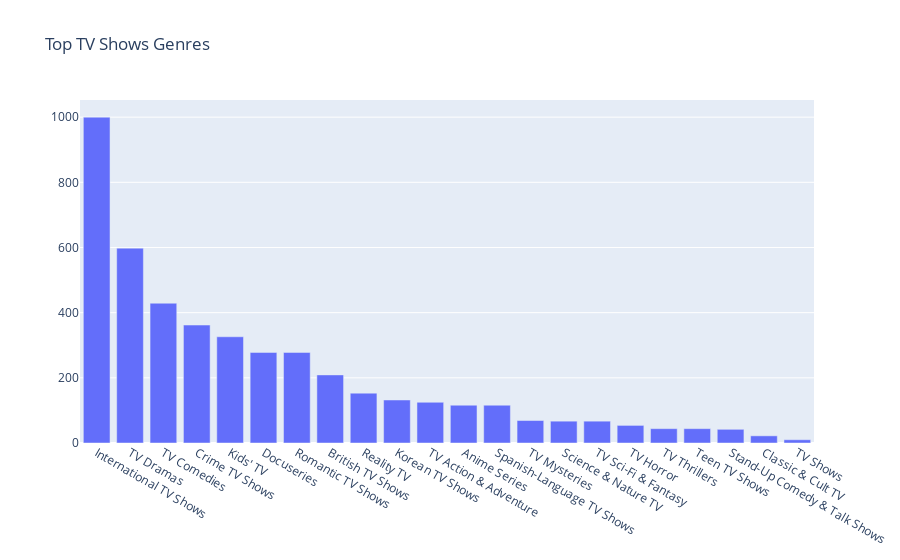

Write notebook code for a chart like this one.
### Code cell
top_genres(show_df, title='Top TV Shows Genres')

### Figure 1 — Plotly figure (JSON) as saved in the notebook; plotly's stock layout.template omitted (floating-point values rounded to 4 significant figures)
{"data": [{"type": "bar", "x": ["International TV Shows", "TV Dramas", "TV Comedies", "Crime TV Shows", "Kids' TV", "Docuseries", "Romantic TV Shows", "British TV Shows", "Reality TV", "Korean TV Shows", "TV Action & Adventure", "Anime Series", "Spanish-Language TV Shows", "TV Mysteries", "Science & Nature TV", "TV Sci-Fi & Fantasy", "TV Horror", "TV Thrillers", "Teen TV Shows", "Stand-Up Comedy & Talk Shows", "Classic & Cult TV", "TV Shows"], "y": [1000, 598, 429, 362, 326, 278, 278, 209, 153, 132, 125, 116, 116, 69, 67, 67, 54, 44, 44, 42, 22, 10]}], "layout": {"title": {"text": "Top TV Shows Genres"}, "xaxis": {"categoryorder": "total descending"}}}
